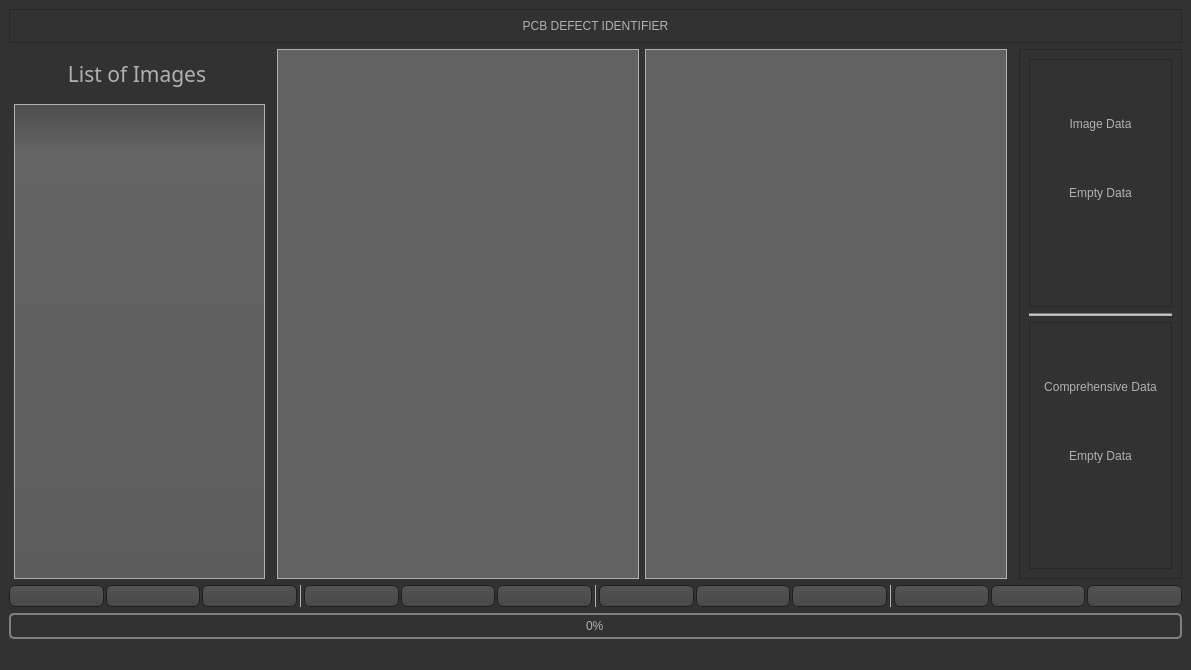
<?xml version="1.0" encoding="UTF-8"?>
<ui version="4.0">
 <class>MainWindow</class>
 <widget class="QMainWindow" name="MainWindow">
  <property name="geometry">
   <rect>
    <x>0</x>
    <y>0</y>
    <width>1191</width>
    <height>670</height>
   </rect>
  </property>
  <property name="windowTitle">
   <string>Crop Identifier</string>
  </property>
  <property name="windowIcon">
   <iconset>
    <normaloff>:/icons/icons orange/airplay.svg</normaloff>:/icons/icons orange/airplay.svg</iconset>
  </property>
  <property name="styleSheet">
   <string notr="true">QToolTip
{
     border: 1px solid black;
     background-color: #ffa02f;
     padding: 1px;
     border-radius: 3px;
     opacity: 100;
}

QWidget
{
    color: #b1b1b1;
    background-color: #323232;
}

QTreeView, QListView
{
    background-color: silver;
    margin-left: 5px;
}

QWidget:item:hover
{
    background-color: QLinearGradient( x1: 0, y1: 0, x2: 0, y2: 1, stop: 0 #ffa02f, stop: 1 #ca0619);
    color: #000000;
}

QWidget:item:selected
{
    background-color: QLinearGradient( x1: 0, y1: 0, x2: 0, y2: 1, stop: 0 #ffa02f, stop: 1 #d7801a);
}

QMenuBar::item
{
    background: transparent;
}

QMenuBar::item:selected
{
    background: transparent;
    border: 1px solid #ffaa00;
}

QMenuBar::item:pressed
{
    background: #444;
    border: 1px solid #000;
    background-color: QLinearGradient(
        x1:0, y1:0,
        x2:0, y2:1,
        stop:1 #212121,
        stop:0.4 #343434/*,
        stop:0.2 #343434,
        stop:0.1 #ffaa00*/
    );
    margin-bottom:-1px;
    padding-bottom:1px;
}

QMenu
{
    border: 1px solid #000;
}

QMenu::item
{
    padding: 2px 20px 2px 20px;
}

QMenu::item:selected
{
    color: #000000;
}

QWidget:disabled
{
    color: #808080;
    background-color: #323232;
}

QAbstractItemView
{
    background-color: QLinearGradient( x1: 0, y1: 0, x2: 0, y2: 1, stop: 0 #4d4d4d, stop: 0.1 #646464, stop: 1 #5d5d5d);
}

QWidget:focus
{
    /*border: 1px solid darkgray;*/
}

QLineEdit
{
    background-color: QLinearGradient( x1: 0, y1: 0, x2: 0, y2: 1, stop: 0 #4d4d4d, stop: 0 #646464, stop: 1 #5d5d5d);
    padding: 1px;
    border-style: solid;
    border: 1px solid #1e1e1e;
    border-radius: 5;
}

QPushButton
{
    color: #b1b1b1;
    background-color: QLinearGradient( x1: 0, y1: 0, x2: 0, y2: 1, stop: 0 #565656, stop: 0.1 #525252, stop: 0.5 #4e4e4e, stop: 0.9 #4a4a4a, stop: 1 #464646);
    border-width: 1px;
    border-color: #1e1e1e;
    border-style: solid;
    border-radius: 6;
    padding: 3px;
    font-size: 12px;
    padding-left: 5px;
    padding-right: 5px;
    min-width: 40px;
}

QPushButton:pressed
{
    background-color: QLinearGradient( x1: 0, y1: 0, x2: 0, y2: 1, stop: 0 #2d2d2d, stop: 0.1 #2b2b2b, stop: 0.5 #292929, stop: 0.9 #282828, stop: 1 #252525);
}

QComboBox
{
    selection-background-color: #ffaa00;
    background-color: QLinearGradient( x1: 0, y1: 0, x2: 0, y2: 1, stop: 0 #565656, stop: 0.1 #525252, stop: 0.5 #4e4e4e, stop: 0.9 #4a4a4a, stop: 1 #464646);
    border-style: solid;
    border: 1px solid #1e1e1e;
    border-radius: 5;
}

QComboBox:hover,QPushButton:hover
{
    border: 2px solid QLinearGradient( x1: 0, y1: 0, x2: 0, y2: 1, stop: 0 #ffa02f, stop: 1 #d7801a);
}


QComboBox:on
{
    padding-top: 3px;
    padding-left: 4px;
    background-color: QLinearGradient( x1: 0, y1: 0, x2: 0, y2: 1, stop: 0 #2d2d2d, stop: 0.1 #2b2b2b, stop: 0.5 #292929, stop: 0.9 #282828, stop: 1 #252525);
    selection-background-color: #ffaa00;
}

QComboBox QAbstractItemView
{
    border: 2px solid darkgray;
    selection-background-color: QLinearGradient( x1: 0, y1: 0, x2: 0, y2: 1, stop: 0 #ffa02f, stop: 1 #d7801a);
}

QComboBox::drop-down
{
     subcontrol-origin: padding;
     subcontrol-position: top right;
     width: 15px;

     border-left-width: 0px;
     border-left-color: darkgray;
     border-left-style: solid; /* just a single line */
     border-top-right-radius: 3px; /* same radius as the QComboBox */
     border-bottom-right-radius: 3px;
 }

QComboBox::down-arrow
{
     image: url(:/dark_orange/img/down_arrow.png);
}

QGroupBox
{
    border: 1px solid darkgray;
    margin-top: 10px;
}

QGroupBox:focus
{
    border: 1px solid darkgray;
}

QTextEdit:focus
{
    border: 1px solid darkgray;
}

QScrollBar:horizontal {
     border: 1px solid #222222;
     background: QLinearGradient( x1: 0, y1: 0, x2: 0, y2: 1, stop: 0.0 #121212, stop: 0.2 #282828, stop: 1 #484848);
     height: 7px;
     margin: 0px 16px 0 16px;
}

QScrollBar::handle:horizontal
{
      background: QLinearGradient( x1: 0, y1: 0, x2: 1, y2: 0, stop: 0 #ffa02f, stop: 0.5 #d7801a, stop: 1 #ffa02f);
      min-height: 20px;
      border-radius: 2px;
}

QScrollBar::add-line:horizontal {
      border: 1px solid #1b1b19;
      border-radius: 2px;
      background: QLinearGradient( x1: 0, y1: 0, x2: 1, y2: 0, stop: 0 #ffa02f, stop: 1 #d7801a);
      width: 14px;
      subcontrol-position: right;
      subcontrol-origin: margin;
}

QScrollBar::sub-line:horizontal {
      border: 1px solid #1b1b19;
      border-radius: 2px;
      background: QLinearGradient( x1: 0, y1: 0, x2: 1, y2: 0, stop: 0 #ffa02f, stop: 1 #d7801a);
      width: 14px;
     subcontrol-position: left;
     subcontrol-origin: margin;
}

QScrollBar::right-arrow:horizontal, QScrollBar::left-arrow:horizontal
{
      border: 1px solid black;
      width: 1px;
      height: 1px;
      background: white;
}

QScrollBar::add-page:horizontal, QScrollBar::sub-page:horizontal
{
      background: none;
}

QScrollBar:vertical
{
      background: QLinearGradient( x1: 0, y1: 0, x2: 1, y2: 0, stop: 0.0 #121212, stop: 0.2 #282828, stop: 1 #484848);
      width: 7px;
      margin: 16px 0 16px 0;
      border: 1px solid #222222;
}

QScrollBar::handle:vertical
{
      background: QLinearGradient( x1: 0, y1: 0, x2: 0, y2: 1, stop: 0 #ffa02f, stop: 0.5 #d7801a, stop: 1 #ffa02f);
      min-height: 20px;
      border-radius: 2px;
}

QScrollBar::add-line:vertical
{
      border: 1px solid #1b1b19;
      border-radius: 2px;
      background: QLinearGradient( x1: 0, y1: 0, x2: 0, y2: 1, stop: 0 #ffa02f, stop: 1 #d7801a);
      height: 14px;
      subcontrol-position: bottom;
      subcontrol-origin: margin;
}

QScrollBar::sub-line:vertical
{
      border: 1px solid #1b1b19;
      border-radius: 2px;
      background: QLinearGradient( x1: 0, y1: 0, x2: 0, y2: 1, stop: 0 #d7801a, stop: 1 #ffa02f);
      height: 14px;
      subcontrol-position: top;
      subcontrol-origin: margin;
}

QScrollBar::up-arrow:vertical, QScrollBar::down-arrow:vertical
{
      border: 1px solid black;
      width: 1px;
      height: 1px;
      background: white;
}


QScrollBar::add-page:vertical, QScrollBar::sub-page:vertical
{
      background: none;
}

QTextEdit
{
    background-color: #242424;
}

QPlainTextEdit
{
    background-color: #242424;
}

QHeaderView::section
{
    background-color: QLinearGradient(x1:0, y1:0, x2:0, y2:1, stop:0 #616161, stop: 0.5 #505050, stop: 0.6 #434343, stop:1 #656565);
    color: white;
    padding-left: 4px;
    border: 1px solid #6c6c6c;
}

QCheckBox:disabled
{
color: #414141;
}

QDockWidget::title
{
    text-align: center;
    spacing: 3px; /* spacing between items in the tool bar */
    background-color: QLinearGradient(x1:0, y1:0, x2:0, y2:1, stop:0 #323232, stop: 0.5 #242424, stop:1 #323232);
}

QDockWidget::close-button, QDockWidget::float-button
{
    text-align: center;
    spacing: 1px; /* spacing between items in the tool bar */
    background-color: QLinearGradient(x1:0, y1:0, x2:0, y2:1, stop:0 #323232, stop: 0.5 #242424, stop:1 #323232);
}

QDockWidget::close-button:hover, QDockWidget::float-button:hover
{
    background: #242424;
}

QDockWidget::close-button:pressed, QDockWidget::float-button:pressed
{
    padding: 1px -1px -1px 1px;
}

QMainWindow::separator
{
    background-color: QLinearGradient(x1:0, y1:0, x2:0, y2:1, stop:0 #161616, stop: 0.5 #151515, stop: 0.6 #212121, stop:1 #343434);
    color: white;
    padding-left: 4px;
    border: 1px solid #4c4c4c;
    spacing: 3px; /* spacing between items in the tool bar */
}

QMainWindow::separator:hover
{

    background-color: QLinearGradient(x1:0, y1:0, x2:0, y2:1, stop:0 #d7801a, stop:0.5 #b56c17 stop:1 #ffa02f);
    color: white;
    padding-left: 4px;
    border: 1px solid #6c6c6c;
    spacing: 3px; /* spacing between items in the tool bar */
}

QToolBar::handle
{
     spacing: 3px; /* spacing between items in the tool bar */
     background: url(:/dark_orange/img/handle.png);
}

QMenu::separator
{
    height: 2px;
    background-color: QLinearGradient(x1:0, y1:0, x2:0, y2:1, stop:0 #161616, stop: 0.5 #151515, stop: 0.6 #212121, stop:1 #343434);
    color: white;
    padding-left: 4px;
    margin-left: 10px;
    margin-right: 5px;
}

QProgressBar
{
    border: 2px solid grey;
    border-radius: 5px;
    text-align: center;
}

QProgressBar::chunk
{
    background-color: #d7801a;
    width: 2.15px;
    margin: 0.5px;
}

QTabBar::tab {
    color: #b1b1b1;
    border: 1px solid #444;
    border-bottom-style: none;
    background-color: #323232;
    padding-left: 10px;
    padding-right: 10px;
    padding-top: 3px;
    padding-bottom: 2px;
    margin-right: -1px;
}

QTabWidget::pane {
    border: 1px solid #444;
    top: 1px;
}

QTabBar::tab:last
{
    margin-right: 0; /* the last selected tab has nothing to overlap with on the right */
    border-top-right-radius: 3px;
}

QTabBar::tab:first:!selected
{
 margin-left: 0px; /* the last selected tab has nothing to overlap with on the right */


    border-top-left-radius: 3px;
}

QTabBar::tab:!selected
{
    color: #b1b1b1;
    border-bottom-style: solid;
    margin-top: 3px;
    background-color: QLinearGradient(x1:0, y1:0, x2:0, y2:1, stop:1 #212121, stop:.4 #343434);
}

QTabBar::tab:selected
{
    border-top-left-radius: 3px;
    border-top-right-radius: 3px;
    margin-bottom: 0px;
}

QTabBar::tab:!selected:hover
{
    /*border-top: 2px solid #ffaa00;
    padding-bottom: 3px;*/
    border-top-left-radius: 3px;
    border-top-right-radius: 3px;
    background-color: QLinearGradient(x1:0, y1:0, x2:0, y2:1, stop:1 #212121, stop:0.4 #343434, stop:0.2 #343434, stop:0.1 #ffaa00);
}

QRadioButton::indicator:checked, QRadioButton::indicator:unchecked{
    color: #b1b1b1;
    background-color: #323232;
    border: 1px solid #b1b1b1;
    border-radius: 6px;
}

QRadioButton::indicator:checked
{
    background-color: qradialgradient(
        cx: 0.5, cy: 0.5,
        fx: 0.5, fy: 0.5,
        radius: 1.0,
        stop: 0.25 #ffaa00,
        stop: 0.3 #323232
    );
}

QCheckBox::indicator{
	color: rgb(255, 255, 255);
    background-color: #323232;
    border: 1px solid #b1b1b1;
    width: 9px;
    height: 9px;
}

QRadioButton::indicator
{
    border-radius: 6px;
}

QRadioButton::indicator:hover, QCheckBox::indicator:hover
{
    border: 1px solid #ffaa00;
}

QCheckBox::indicator:checked
{
    image:url(:/dark_orange/img/checkbox.png);
}

QCheckBox::indicator:disabled, QRadioButton::indicator:disabled
{
    border: 1px solid #444;
}


QSlider::groove:horizontal {
    border: 1px solid #3A3939;
    height: 8px;
    background: #201F1F;
    margin: 2px 0;
    border-radius: 2px;
}

QSlider::handle:horizontal {
    background: QLinearGradient( x1: 0, y1: 0, x2: 0, y2: 1,
      stop: 0.0 silver, stop: 0.2 #a8a8a8, stop: 1 #727272);
    border: 1px solid #3A3939;
    width: 14px;
    height: 14px;
    margin: -4px 0;
    border-radius: 2px;
}

QSlider::groove:vertical {
    border: 1px solid #3A3939;
    width: 8px;
    background: #201F1F;
    margin: 0 0px;
    border-radius: 2px;
}

QSlider::handle:vertical {
    background: QLinearGradient( x1: 0, y1: 0, x2: 0, y2: 1, stop: 0.0 silver,
      stop: 0.2 #a8a8a8, stop: 1 #727272);
    border: 1px solid #3A3939;
    width: 14px;
    height: 14px;
    margin: 0 -4px;
    border-radius: 2px;
}

QAbstractSpinBox {
    padding-top: 2px;
    padding-bottom: 2px;
    border: 1px solid darkgray;

    border-radius: 2px;
    min-width: 50px;
}

</string>
  </property>
  <widget class="QWidget" name="centralwidget">
   <layout class="QGridLayout" name="gridLayout">
    <item row="2" column="0">
     <layout class="QHBoxLayout" name="horizontalLayout_3">
      <property name="spacing">
       <number>2</number>
      </property>
      <item>
       <widget class="QPushButton" name="toggle_line">
        <property name="text">
         <string/>
        </property>
        <property name="icon">
         <iconset>
          <normaloff>:/icons/icons orange/edit-3.svg</normaloff>:/icons/icons orange/edit-3.svg</iconset>
        </property>
       </widget>
      </item>
      <item>
       <widget class="QPushButton" name="toggle_rect">
        <property name="text">
         <string/>
        </property>
        <property name="icon">
         <iconset>
          <normaloff>:/icons/icons orange/box.svg</normaloff>:/icons/icons orange/box.svg</iconset>
        </property>
       </widget>
      </item>
      <item>
       <widget class="QPushButton" name="Start_process">
        <property name="text">
         <string/>
        </property>
        <property name="icon">
         <iconset>
          <normaloff>:/icons/icons orange/play-circle.svg</normaloff>:/icons/icons orange/play-circle.svg</iconset>
        </property>
       </widget>
      </item>
      <item>
       <widget class="Line" name="line_4">
        <property name="frameShadow">
         <enum>QFrame::Plain</enum>
        </property>
        <property name="orientation">
         <enum>Qt::Vertical</enum>
        </property>
       </widget>
      </item>
      <item>
       <widget class="QPushButton" name="save_im">
        <property name="text">
         <string/>
        </property>
        <property name="icon">
         <iconset>
          <normaloff>:/icons/icons orange/save.svg</normaloff>:/icons/icons orange/save.svg</iconset>
        </property>
       </widget>
      </item>
      <item>
       <widget class="QPushButton" name="prev_im">
        <property name="text">
         <string/>
        </property>
        <property name="icon">
         <iconset>
          <normaloff>:/icons/icons orange/arrow-left.svg</normaloff>:/icons/icons orange/arrow-left.svg</iconset>
        </property>
       </widget>
      </item>
      <item>
       <widget class="QPushButton" name="next_im">
        <property name="text">
         <string/>
        </property>
        <property name="icon">
         <iconset>
          <normaloff>:/icons/icons orange/arrow-right.svg</normaloff>:/icons/icons orange/arrow-right.svg</iconset>
        </property>
       </widget>
      </item>
      <item>
       <widget class="Line" name="line_5">
        <property name="frameShadow">
         <enum>QFrame::Plain</enum>
        </property>
        <property name="orientation">
         <enum>Qt::Vertical</enum>
        </property>
       </widget>
      </item>
      <item>
       <widget class="QPushButton" name="zoom_plus">
        <property name="text">
         <string/>
        </property>
        <property name="icon">
         <iconset>
          <normaloff>:/icons/icons orange/zoom-in.svg</normaloff>:/icons/icons orange/zoom-in.svg</iconset>
        </property>
       </widget>
      </item>
      <item>
       <widget class="QPushButton" name="reset_zoom">
        <property name="text">
         <string/>
        </property>
        <property name="icon">
         <iconset>
          <normaloff>:/icons/icons orange/maximize-2.svg</normaloff>:/icons/icons orange/maximize-2.svg</iconset>
        </property>
       </widget>
      </item>
      <item>
       <widget class="QPushButton" name="zoom_minus">
        <property name="text">
         <string/>
        </property>
        <property name="icon">
         <iconset>
          <normaloff>:/icons/icons orange/zoom-out.svg</normaloff>:/icons/icons orange/zoom-out.svg</iconset>
        </property>
       </widget>
      </item>
      <item>
       <widget class="Line" name="line_6">
        <property name="frameShadow">
         <enum>QFrame::Plain</enum>
        </property>
        <property name="orientation">
         <enum>Qt::Vertical</enum>
        </property>
       </widget>
      </item>
      <item>
       <widget class="QPushButton" name="undo">
        <property name="text">
         <string/>
        </property>
        <property name="icon">
         <iconset>
          <normaloff>:/icons/icons orange/corner-up-left.svg</normaloff>:/icons/icons orange/corner-up-left.svg</iconset>
        </property>
       </widget>
      </item>
      <item>
       <widget class="QPushButton" name="refresh">
        <property name="text">
         <string/>
        </property>
        <property name="icon">
         <iconset>
          <normaloff>:/icons/icons orange/refresh-cw.svg</normaloff>:/icons/icons orange/refresh-cw.svg</iconset>
        </property>
       </widget>
      </item>
      <item>
       <widget class="QPushButton" name="redo">
        <property name="text">
         <string/>
        </property>
        <property name="icon">
         <iconset>
          <normaloff>:/icons/icons orange/corner-up-right.svg</normaloff>:/icons/icons orange/corner-up-right.svg</iconset>
        </property>
       </widget>
      </item>
     </layout>
    </item>
    <item row="1" column="0">
     <layout class="QHBoxLayout" name="horizontalLayout" stretch="0,48,0">
      <property name="spacing">
       <number>12</number>
      </property>
      <property name="sizeConstraint">
       <enum>QLayout::SetMaximumSize</enum>
      </property>
      <item>
       <layout class="QVBoxLayout" name="verticalLayout_10" stretch="3,40">
        <property name="spacing">
         <number>5</number>
        </property>
        <item>
         <widget class="QLabel" name="label_4">
          <property name="font">
           <font>
            <family>Century Gothic</family>
            <pointsize>16</pointsize>
            <weight>9</weight>
            <italic>false</italic>
            <bold>false</bold>
            <kerning>true</kerning>
           </font>
          </property>
          <property name="layoutDirection">
           <enum>Qt::LeftToRight</enum>
          </property>
          <property name="styleSheet">
           <string notr="true">padding: 10px 5px;
text-align: left;
font: 75 16pt &quot;Century Gothic&quot;;
border-top-left-radius: 20px ;
border-bottom-left-radius: 20px ;
border-top-right-radius: 20px ;
border-bottom-right-radius: 20px ;</string>
          </property>
          <property name="frameShape">
           <enum>QFrame::Box</enum>
          </property>
          <property name="frameShadow">
           <enum>QFrame::Sunken</enum>
          </property>
          <property name="lineWidth">
           <number>1</number>
          </property>
          <property name="text">
           <string>List of Images</string>
          </property>
          <property name="textFormat">
           <enum>Qt::AutoText</enum>
          </property>
          <property name="alignment">
           <set>Qt::AlignCenter</set>
          </property>
          <property name="margin">
           <number>4</number>
          </property>
          <property name="indent">
           <number>-1</number>
          </property>
         </widget>
        </item>
        <item>
         <widget class="QListWidget" name="qlist_images">
          <property name="styleSheet">
           <string notr="true">font: 75 13pt &quot;Century Gothic&quot;;</string>
          </property>
          <property name="frameShape">
           <enum>QFrame::Box</enum>
          </property>
          <property name="frameShadow">
           <enum>QFrame::Plain</enum>
          </property>
          <property name="layoutMode">
           <enum>QListView::Batched</enum>
          </property>
          <property name="batchSize">
           <number>20</number>
          </property>
         </widget>
        </item>
       </layout>
      </item>
      <item>
       <layout class="QHBoxLayout" name="horizontalLayout_6" stretch="0,0">
        <property name="spacing">
         <number>6</number>
        </property>
        <item>
         <layout class="QHBoxLayout" name="horizontalLayout_5">
          <item>
           <widget class="QLabel" name="orig_img">
            <property name="sizePolicy">
             <sizepolicy hsizetype="Expanding" vsizetype="Expanding">
              <horstretch>0</horstretch>
              <verstretch>0</verstretch>
             </sizepolicy>
            </property>
            <property name="cursor">
             <cursorShape>ArrowCursor</cursorShape>
            </property>
            <property name="autoFillBackground">
             <bool>false</bool>
            </property>
            <property name="styleSheet">
             <string notr="true">
background-color: rgb(98, 98, 98);</string>
            </property>
            <property name="frameShape">
             <enum>QFrame::Box</enum>
            </property>
            <property name="frameShadow">
             <enum>QFrame::Plain</enum>
            </property>
            <property name="lineWidth">
             <number>1</number>
            </property>
            <property name="midLineWidth">
             <number>0</number>
            </property>
            <property name="text">
             <string/>
            </property>
            <property name="scaledContents">
             <bool>true</bool>
            </property>
            <property name="alignment">
             <set>Qt::AlignCenter</set>
            </property>
            <property name="indent">
             <number>0</number>
            </property>
           </widget>
          </item>
         </layout>
        </item>
        <item>
         <layout class="QHBoxLayout" name="horizontalLayout_2">
          <item>
           <widget class="QLabel" name="qlabel_image">
            <property name="sizePolicy">
             <sizepolicy hsizetype="Expanding" vsizetype="Expanding">
              <horstretch>0</horstretch>
              <verstretch>0</verstretch>
             </sizepolicy>
            </property>
            <property name="cursor">
             <cursorShape>ArrowCursor</cursorShape>
            </property>
            <property name="autoFillBackground">
             <bool>false</bool>
            </property>
            <property name="styleSheet">
             <string notr="true">
background-color: rgb(98, 98, 98);</string>
            </property>
            <property name="frameShape">
             <enum>QFrame::Box</enum>
            </property>
            <property name="frameShadow">
             <enum>QFrame::Plain</enum>
            </property>
            <property name="lineWidth">
             <number>1</number>
            </property>
            <property name="midLineWidth">
             <number>0</number>
            </property>
            <property name="text">
             <string/>
            </property>
            <property name="scaledContents">
             <bool>true</bool>
            </property>
            <property name="alignment">
             <set>Qt::AlignCenter</set>
            </property>
            <property name="indent">
             <number>0</number>
            </property>
           </widget>
          </item>
         </layout>
        </item>
       </layout>
      </item>
      <item>
       <widget class="QFrame" name="frame">
        <property name="sizePolicy">
         <sizepolicy hsizetype="Preferred" vsizetype="Preferred">
          <horstretch>0</horstretch>
          <verstretch>0</verstretch>
         </sizepolicy>
        </property>
        <property name="frameShape">
         <enum>QFrame::StyledPanel</enum>
        </property>
        <property name="frameShadow">
         <enum>QFrame::Raised</enum>
        </property>
        <layout class="QVBoxLayout" name="verticalLayout_2">
         <item>
          <widget class="QFrame" name="frame_2">
           <property name="sizePolicy">
            <sizepolicy hsizetype="Expanding" vsizetype="Expanding">
             <horstretch>0</horstretch>
             <verstretch>0</verstretch>
            </sizepolicy>
           </property>
           <property name="frameShape">
            <enum>QFrame::StyledPanel</enum>
           </property>
           <property name="frameShadow">
            <enum>QFrame::Raised</enum>
           </property>
           <layout class="QVBoxLayout" name="verticalLayout_3">
            <item alignment="Qt::AlignVCenter">
             <widget class="QLabel" name="label_2">
              <property name="styleSheet">
               <string notr="true">padding: 10px 5px;
text-align: left;
font: 75 16pt &quot;Century Gothic&quot;;
border-top-left-radius: 20px ;
border-bottom-left-radius: 20px ;
border-top-right-radius: 20px ;
border-bottom-right-radius: 20px ;
font: 75 16pt &quot;Century Gothic&quot;;</string>
              </property>
              <property name="text">
               <string>Image Data</string>
              </property>
              <property name="alignment">
               <set>Qt::AlignCenter</set>
              </property>
             </widget>
            </item>
            <item alignment="Qt::AlignTop">
             <widget class="QLabel" name="img_Data">
              <property name="styleSheet">
               <string notr="true">font: 75 14pt &quot;Century Gothic&quot;;</string>
              </property>
              <property name="text">
               <string>Empty Data</string>
              </property>
              <property name="alignment">
               <set>Qt::AlignCenter</set>
              </property>
              <property name="wordWrap">
               <bool>true</bool>
              </property>
             </widget>
            </item>
           </layout>
          </widget>
         </item>
         <item>
          <widget class="Line" name="line">
           <property name="styleSheet">
            <string notr="true">background-color: rgb(177, 177, 177);</string>
           </property>
           <property name="orientation">
            <enum>Qt::Horizontal</enum>
           </property>
          </widget>
         </item>
         <item>
          <widget class="QFrame" name="frame_3">
           <property name="sizePolicy">
            <sizepolicy hsizetype="Expanding" vsizetype="Expanding">
             <horstretch>0</horstretch>
             <verstretch>0</verstretch>
            </sizepolicy>
           </property>
           <property name="frameShape">
            <enum>QFrame::StyledPanel</enum>
           </property>
           <property name="frameShadow">
            <enum>QFrame::Raised</enum>
           </property>
           <layout class="QVBoxLayout" name="verticalLayout_4">
            <item alignment="Qt::AlignVCenter">
             <widget class="QLabel" name="label_3">
              <property name="styleSheet">
               <string notr="true">padding: 10px 5px;
text-align: left;
font: 75 16pt &quot;Century Gothic&quot;;
border-top-left-radius: 20px ;
border-bottom-left-radius: 20px ;
border-top-right-radius: 20px ;
border-bottom-right-radius: 20px ;</string>
              </property>
              <property name="text">
               <string>Comprehensive Data</string>
              </property>
              <property name="alignment">
               <set>Qt::AlignCenter</set>
              </property>
             </widget>
            </item>
            <item alignment="Qt::AlignTop">
             <widget class="QLabel" name="final_data">
              <property name="styleSheet">
               <string notr="true">font: 75 14pt &quot;Century Gothic&quot;;</string>
              </property>
              <property name="text">
               <string>Empty Data</string>
              </property>
              <property name="scaledContents">
               <bool>false</bool>
              </property>
              <property name="alignment">
               <set>Qt::AlignCenter</set>
              </property>
              <property name="wordWrap">
               <bool>true</bool>
              </property>
             </widget>
            </item>
           </layout>
          </widget>
         </item>
        </layout>
       </widget>
      </item>
     </layout>
    </item>
    <item row="0" column="0">
     <widget class="QFrame" name="frame_4">
      <property name="frameShape">
       <enum>QFrame::StyledPanel</enum>
      </property>
      <property name="frameShadow">
       <enum>QFrame::Raised</enum>
      </property>
      <layout class="QVBoxLayout" name="verticalLayout_5">
       <item>
        <widget class="QLabel" name="label">
         <property name="styleSheet">
          <string notr="true">font: 75 25pt &quot;Century Gothic&quot;;</string>
         </property>
         <property name="text">
          <string>PCB DEFECT IDENTIFIER</string>
         </property>
         <property name="alignment">
          <set>Qt::AlignCenter</set>
         </property>
        </widget>
       </item>
      </layout>
     </widget>
    </item>
    <item row="3" column="0">
     <widget class="QProgressBar" name="progressBar1">
      <property name="value">
       <number>0</number>
      </property>
     </widget>
    </item>
   </layout>
  </widget>
  <widget class="QStatusBar" name="statusbar"/>
  <widget class="QMenuBar" name="menubar">
   <property name="geometry">
    <rect>
     <x>0</x>
     <y>0</y>
     <width>1191</width>
     <height>26</height>
    </rect>
   </property>
  </widget>
 </widget>
 <resources>
  <include location="ui_images/background_image.qrc"/>
  <include location="../PyQt-Image-Viewer-master/orange.qrc"/>
 </resources>
 <connections/>
</ui>
